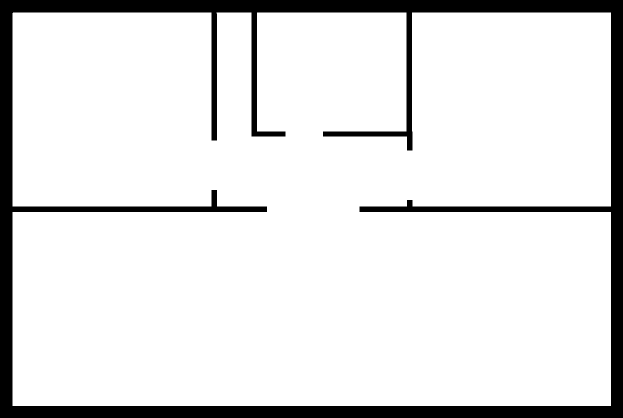
#> input picture vmas/examples/bitmap_test.png, 1246 x 836 px (shown at 1/2 size); its folder holds only this picture in this run
$ python -i map_generator.py   (imports and definitions only)
#> lines starting #> are read from the running program, lines starting #| are printed output that depends on the picture; after the words box and inside, x2 and y2 are one past the last pixel; in counts of white or black regions, pixels touching at a corner belong together
#> further down, picture is the input picture: shape (836, 1246, 3); 88.3% white; 1 black region, box (x1, y1, x2, y2) and area: (0, 0, 1246, 836) 122084
"""
高多样性导航地图生成器（完整代码）
特性：多类型障碍混合、自适应连通性保障、分层次细节生成
"""
import math
import random
import numpy as np
import cv2
import networkx as nx
import argparse
import time
import cv2
from pathlib import Path
from scipy.spatial import Voronoi, Delaunay
from shapely.geometry import Polygon

class AdvancedMapGenerator:
    def __init__(self, size=1024):
        self.size = size

        self.clutter_config = {
            'node_variety': [(5, 0.2), (6, 0.3), (7, 0.4), (8, 0.3), (9, 0.4), (10, 0.1)],  # (节点数, 凹度概率)
            'size_range': (10, 15),  # 像素单位
            'density_curve': lambda x: 1/(1+np.exp(-0.03*(x-50)))  # 大小分布曲线


        }
        self.obstacle_config = {
            'node_variety': [(5, 0.0), (6, 0.3), (7, 0.4), (8, 0.3), (9, 0.4), (12, 0.3)],  # (节点数, 凹度概率)
            'size_range': (10, 50),  # 像素单位
            'density_curve': lambda x: 1/(1+np.exp(-0.03*(x-50)))  # 大小分布曲线
        }
        self.central_clear_size = 60
        self.wall_config = {
            'min_walls': 2,
            'max_walls': 4,
            'door_width_range': (80, 180),  # 像素单位
            'wall_thickness': 40
        }
        self.connectivity_engine = ConnectivityOptimizer(size)

    # [103 lines left out: functions generate_map, create_arc_tube_obstacle, not called in this run]

    def create_empty_layer(self, base):
        base.fill(255)
        return base

    # [132 lines left out: functions create_test_layer, create_tunnel_layer, add_structured_obstacles, generate_random_polygon, not called in this run]

    def detect_door_areas(self, img):
        """使用形态学操作检测门口区域"""
        # 转换为二值图像
        _, binary = cv2.threshold(img, 127, 255, cv2.THRESH_BINARY)

        # 识别水平门
        horizontal_kernel = cv2.getStructuringElement(cv2.MORPH_RECT, (30,1))
        hor_doors = cv2.morphologyEx(binary, cv2.MORPH_OPEN, horizontal_kernel)
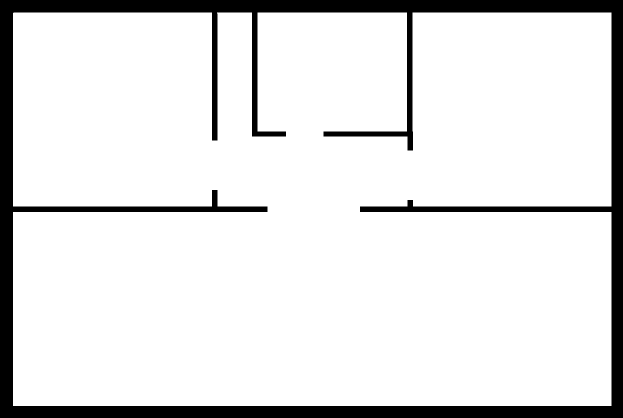
#> hor_doors: shape (836, 1246, 3) (shown at 1/2 size); 88.3% white; 1 black region, box (x1, y1, x2, y2) and area: (0, 0, 1246, 836) 122084

        # 识别垂直门
        vertical_kernel = cv2.getStructuringElement(cv2.MORPH_RECT, (1,30))
        ver_doors = cv2.morphologyEx(binary, cv2.MORPH_OPEN, vertical_kernel)
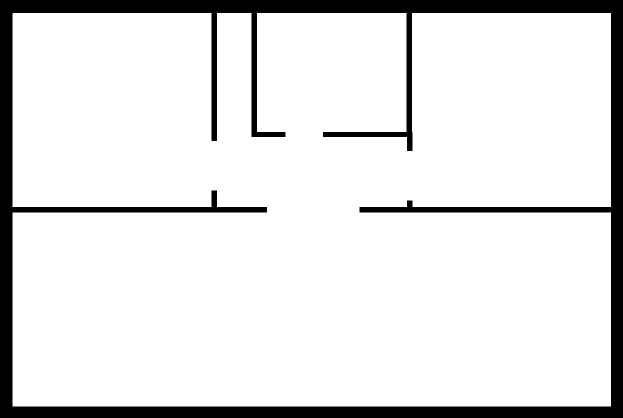
#> ver_doors: shape (836, 1246, 3) (shown at 1/2 size); 88.3% white; 1 black region, box (x1, y1, x2, y2) and area: (0, 0, 1246, 836) 122086

        # 合并门区域
        door_mask = cv2.bitwise_or(hor_doors, ver_doors)
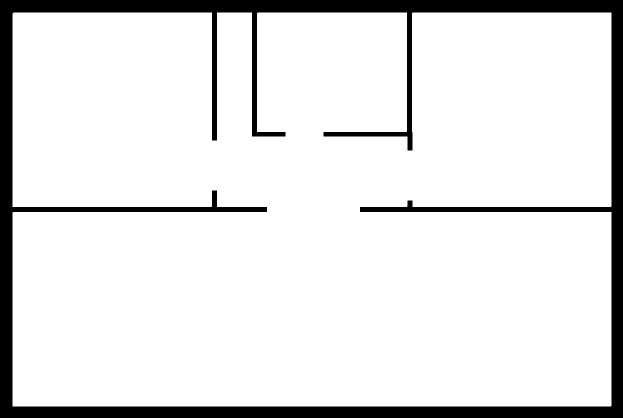
#> door_mask: shape (836, 1246, 3) (shown at 1/2 size); 88.7% white; 1 black region, box (x1, y1, x2, y2) and area: (0, 0, 1246, 836) 118048
        return door_mask

    # [27 lines left out: functions is_near_door, add_random_obstacles, not called in this run]

    def find_door_centers(self, img):
        """精确定位门口中心"""
        door_mask = self.detect_door_areas(img)
#> (the run stopped early here; a loop or call above may not have finished)
